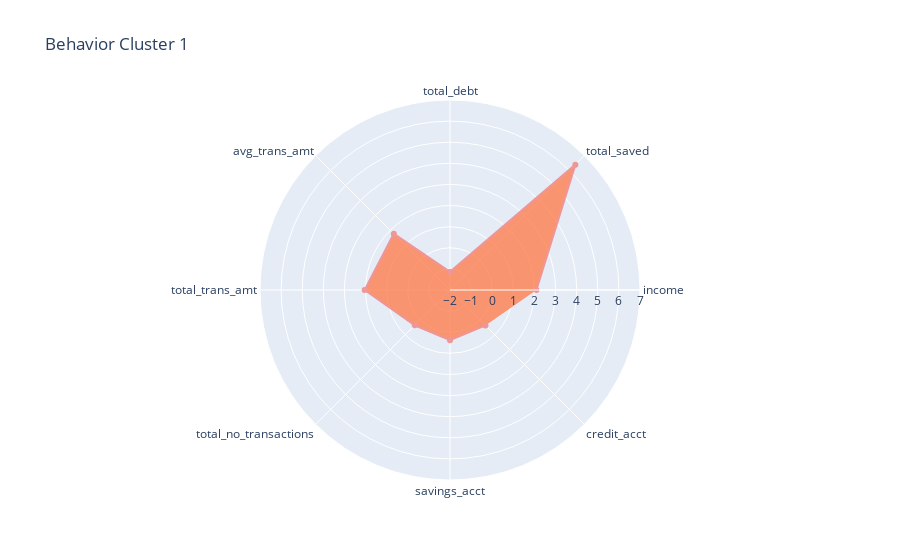

The code cell stored with this chart in its notebook:
### Code cell
fig = go.Figure()

fig.add_trace(go.Scatterpolar(r = bhv_scaled1.mean(), theta = bhv_scaled1.columns,fill='toself', fillcolor='coral', line_color='lightcoral', opacity=0.8))

fig.update_layout(title = 'Behavior Cluster 1',     
    polar=dict(
    radialaxis=dict(
    visible=True,
    range=[-2,7])))

fig.show()

### Figure 1 — Plotly figure (JSON) as saved in the notebook; plotly's stock layout.template omitted (floating-point values rounded to 4 significant figures)
{"data": [{"fill": "toself", "fillcolor": "coral", "line": {"color": "lightcoral"}, "opacity": 0.8, "r": [2.093, 6.398, -1.137, 1.765, 2.042, 0.3613, 0.375, 0.375], "theta": ["income", "total_saved", "total_debt", "avg_trans_amt", "total_trans_amt", "total_no_transactions", "savings_acct", "credit_acct"], "type": "scatterpolar"}], "layout": {"polar": {"radialaxis": {"range": [-2, 7], "visible": true}}, "title": {"text": "Behavior Cluster 1"}}}
